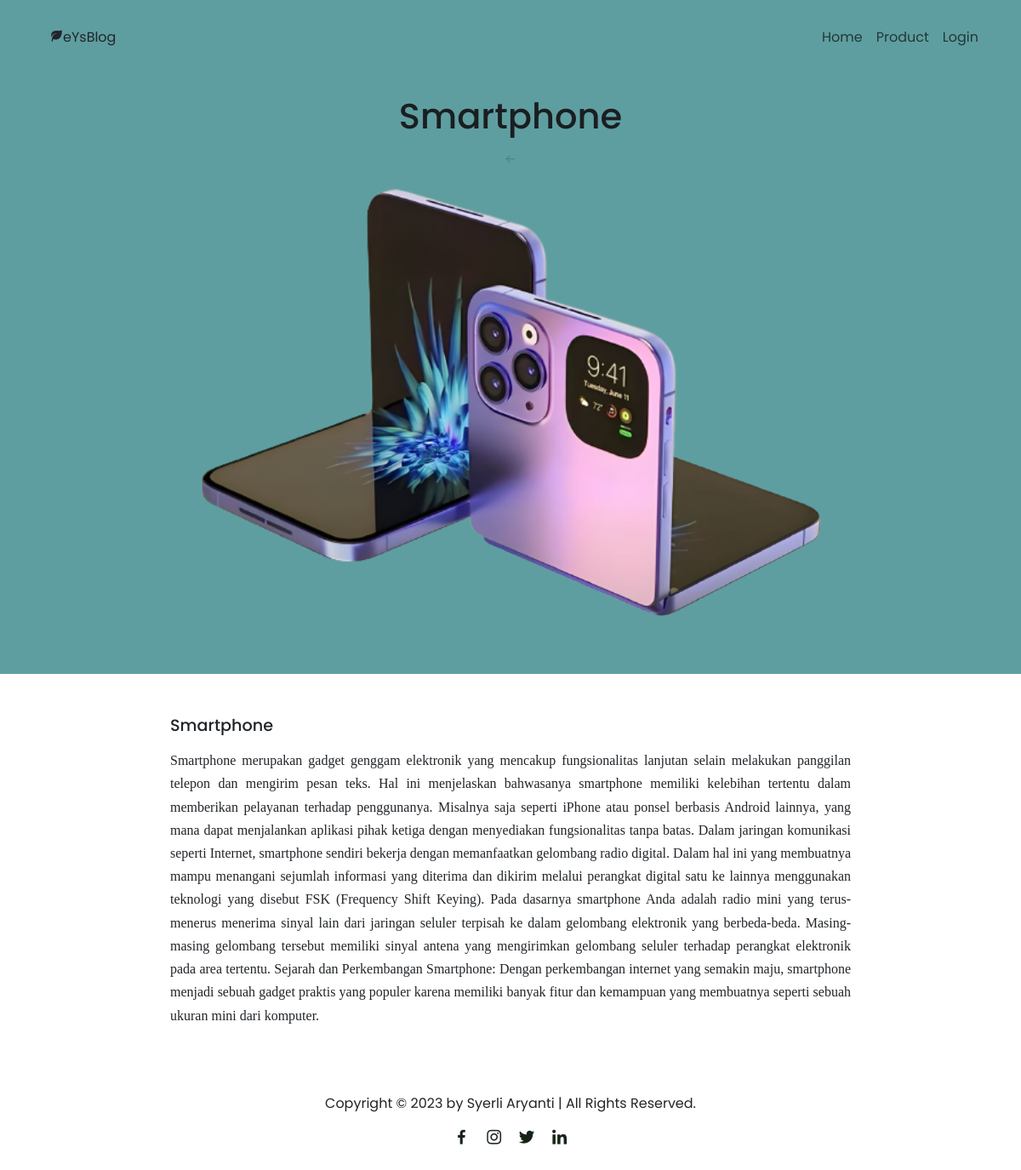
The app's page /postpage/post.page2.php?nama=Smartphone with its own data.
### tables this page shows
CREATE TABLE `produk` (
  `id` int NOT NULL,
  `kategori_id` int NOT NULL,
  `nama` varchar(255) NOT NULL,
  `foto` varchar(255) DEFAULT NULL,
  `detail` text
);

### postpage/post.page2.php (the view, shortened to what this page needs)
<?php
require('partials/header.php');
require('../functions.php');
$nama = htmlspecialchars($_GET['nama']);
$queryProduk = mysqli_query($conn, "SELECT * FROM produk WHERE nama='$nama'");
$produk = mysqli_fetch_array($queryProduk);
?>
<?php require('partials/nav.php'); ?>
<section class="post-header">
  <div class="header-content post-container">
    <h1 class="header-title"><?php echo $produk['nama']; ?></h1>
    <a href="../product.php" class="back-home"><i class='bx bx-arrow-back'></i></a>
    <img style="border-radius: 20px;" src="../assets/images/<?php echo $produk['foto']; ?>" alt="" width="45%">
  </div>
</section>
<section class="post-content post-container">
  <h2 class="sub-heading"><?php echo $produk['nama']; ?></h2>
  <p class="post-text"><?php echo $produk['detail']; ?></p>
</section>
<?php require('partials/footer.php'); ?>
</body>
</html>

### assets/css/style.css (style rules this page uses)
* { font-family: "Poppins", sans-serif; margin: 0; padding: 0; scroll-behavior: smooth; scroll-padding-top: 2rem; box-sizing: border-box; }
:root { --container-color: #1a1e21; --second-color: rgb(75 132 134); --text-color: #172317; --bg-color: #fff; }
a { text-decoration: none; }
img { width: 100%; }
section { padding: 3rem 0 2rem; }
a { color: #fff; }
.post-header { width: 100%; height: 500%; background-color: cadetblue; }
.post-container { max-width: 800px; margin: auto; width: 100%; }
.header-content { display: flex; flex-direction: column; align-items: center; margin-top: 4rem !important; }
.back-home { color: var(--second-color); font-size: 0.9rem; }
.header-title { width: 90%; font-size: 2.6rem; color: var(--container-color); text-align: center; margin-bottom: 1rem; }
.post-content { margin-top: 0.1rem !important; }
.sub-heading { font-size: 1.2rem; }
.post-text { font-size: 1rem; font-family: "Crimson Text", serif; line-height: 1.7rem; margin: 1rem 0; text-align: justify; }

### records on screen
produk: nama "Smartphone", foto (picture), detail "Smartphone merupakan gadget genggam elektronik yang mencakup fungsionalitas lanjutan selain melakukan panggilan telepon dan mengirim pesan teks. Hal ini menjelaskan bahwasanya smartphone memiliki kelebihan tertentu dalam memberikan pelayanan terhadap penggunanya. Misalnya saja seperti iPhone atau ponsel berbasis Android lainnya, yang mana dapat menjalankan aplikasi pihak ketiga dengan menyediakan fungsionalitas tanpa batas. Dalam jaringan komunikasi seperti Internet, smartphone sendiri bekerja dengan memanfaatkan gelombang radio digital. Dalam hal ini yang membuatnya mampu menangani sejumlah informasi yang diterima dan dikirim melalui perangkat digital satu ke lainnya menggunakan teknologi…"
